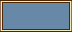

Rendered tile map (Tiled .tmx) drawn with the repository's tilesets; below, a short description and the full map source, tile grids included:
An orthogonal 9x4 tile map with 8x8 px tiles, 1 tile layer (Tile Layer 1).

<map version="1.5" tiledversion="1.7.2" orientation="orthogonal" renderorder="right-down" width="9" height="4" tilewidth="8" tileheight="8" infinite="0" nextlayerid="2" nextobjectid="1">
 <tileset firstgid="1" name="MenuTiles" tilewidth="8" tileheight="8" tilecount="128" columns="32">
  <image source="MenuTiles.png" width="256" height="32" />
 </tileset>
 <layer id="1" name="Tile Layer 1" width="9" height="4">
  <data encoding="csv">
2147483739,90,90,90,90,90,90,90,91,
96,10,10,10,10,10,10,10,2147483744,
96,10,10,10,10,10,10,10,2147483744,
3221225563,3221225562,3221225562,3221225562,3221225562,3221225562,3221225562,3221225562,1073741915
</data>
 </layer>
</map>
